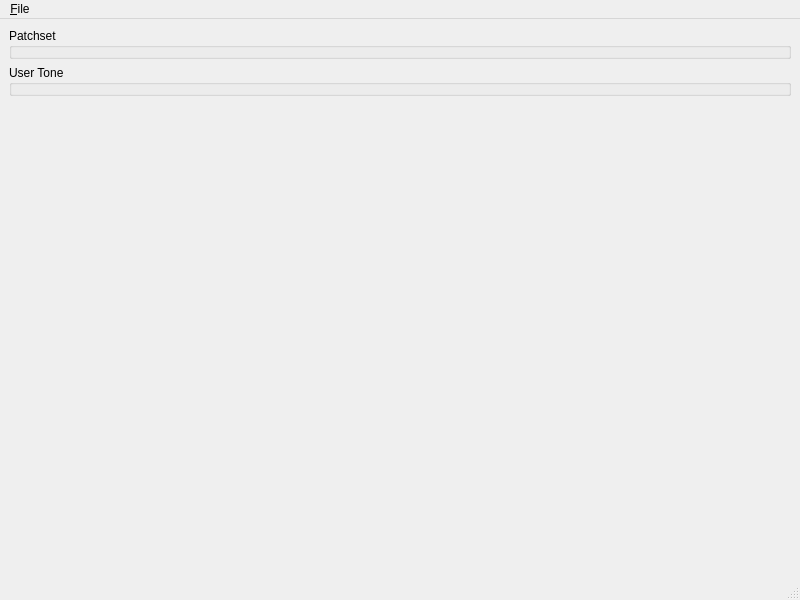
<?xml version="1.0" encoding="UTF-8"?>
<ui version="4.0">
 <class>MelodyGlobalsWidget</class>
 <widget class="QMainWindow" name="MelodyGlobalsWidget">
  <property name="geometry">
   <rect>
    <x>0</x>
    <y>0</y>
    <width>800</width>
    <height>600</height>
   </rect>
  </property>
  <property name="windowTitle">
   <string>User Tone</string>
  </property>
  <widget class="QWidget" name="centralwidget">
   <layout class="QVBoxLayout" name="verticalLayout">
    <item>
     <widget class="QGroupBox" name="groupBox_2">
      <property name="title">
       <string>Patchset</string>
      </property>
      <layout class="QGridLayout" name="gridLayout_2">
       <property name="leftMargin">
        <number>0</number>
       </property>
       <property name="topMargin">
        <number>0</number>
       </property>
       <property name="rightMargin">
        <number>0</number>
       </property>
       <property name="bottomMargin">
        <number>0</number>
       </property>
       <item row="0" column="0">
        <widget class="MelodyPatchsetWidget" name="patchsetWidget" native="true"/>
       </item>
      </layout>
     </widget>
    </item>
    <item>
     <widget class="QGroupBox" name="groupBox">
      <property name="title">
       <string>User Tone</string>
      </property>
      <layout class="QGridLayout" name="gridLayout">
       <property name="leftMargin">
        <number>0</number>
       </property>
       <property name="topMargin">
        <number>0</number>
       </property>
       <property name="rightMargin">
        <number>0</number>
       </property>
       <property name="bottomMargin">
        <number>0</number>
       </property>
       <item row="0" column="0">
        <widget class="OPLWidget" name="fmWidget" native="true"/>
       </item>
      </layout>
     </widget>
    </item>
    <item>
     <spacer name="verticalSpacer">
      <property name="orientation">
       <enum>Qt::Vertical</enum>
      </property>
      <property name="sizeHint" stdset="0">
       <size>
        <width>20</width>
        <height>457</height>
       </size>
      </property>
     </spacer>
    </item>
   </layout>
  </widget>
  <widget class="QMenuBar" name="menubar">
   <property name="geometry">
    <rect>
     <x>0</x>
     <y>0</y>
     <width>800</width>
     <height>20</height>
    </rect>
   </property>
   <widget class="QMenu" name="menuFile">
    <property name="title">
     <string>&amp;File</string>
    </property>
    <addaction name="actionNew"/>
    <addaction name="separator"/>
    <addaction name="actionOpen"/>
    <addaction name="actionSave"/>
    <addaction name="separator"/>
    <addaction name="actionClose"/>
   </widget>
   <addaction name="menuFile"/>
  </widget>
  <widget class="QStatusBar" name="statusbar"/>
  <action name="actionNew">
   <property name="text">
    <string>&amp;New</string>
   </property>
  </action>
  <action name="actionOpen">
   <property name="text">
    <string>&amp;Open</string>
   </property>
  </action>
  <action name="actionSave">
   <property name="text">
    <string>&amp;Save</string>
   </property>
  </action>
  <action name="actionClose">
   <property name="text">
    <string>&amp;Close</string>
   </property>
  </action>
 </widget>
 <customwidgets>
  <customwidget>
   <class>MelodyPatchsetWidget</class>
   <extends>QWidget</extends>
   <header>globals/melodypatchsetwidget.h</header>
   <container>1</container>
  </customwidget>
  <customwidget>
   <class>OPLWidget</class>
   <extends>QWidget</extends>
   <header>opl/usertone/oplwidget.h</header>
   <container>1</container>
  </customwidget>
 </customwidgets>
 <resources/>
 <connections/>
</ui>
